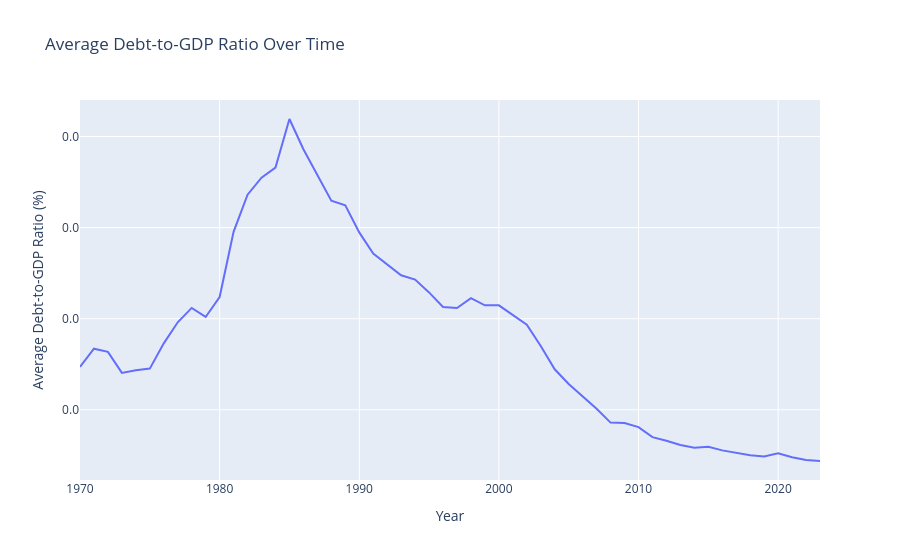

Notebook code cell kept with this figure:
### Markdown cell above
### 2. Groupby Debt-to-GDP Ratio

### Code cell
yearly = df.groupby("TIME_PERIOD")["Debt_to_GDP"].mean().reset_index()

fig2= px.line(
    yearly,
    x="TIME_PERIOD",
    y="Debt_to_GDP",
    title="Average Debt-to-GDP Ratio Over Time",
    labels={
        "TIME_PERIOD": "Year",
        "Debt_to_GDP": "Average Debt-to-GDP Ratio (%)"
    }
)

fig2.update_layout(
    yaxis_tickformat=".1f",
    xaxis_title="Year",
    
)

fig2.show()

### Figure 1 — Plotly figure (JSON) as saved in the notebook; plotly's stock layout.template omitted (floating-point values rounded to 4 significant figures)
{"data": [{"hovertemplate": "Year=%{x}<br>Average Debt-to-GDP Ratio (%)=%{y}<extra></extra>", "legendgroup": "", "line": {"color": "#636efa", "dash": "solid"}, "marker": {"symbol": "circle"}, "mode": "lines", "name": "", "orientation": "v", "showlegend": false, "type": "scatter", "x": [1970, 1971, 1972, 1973, 1974, 1975, 1976, 1977, 1978, 1979, 1980, 1981, 1982, 1983, 1984, 1985, 1986, 1987, 1988, 1989, 1990, 1991, 1992, 1993, 1994, 1995, 1996, 1997, 1998, 1999, 2000, 2001, 2002, 2003, 2004, 2005, 2006, 2007, 2008, 2009, 2010, 2011, 2012, 2013, 2014, 2015, 2016, 2017, 2018, 2019, 2020, 2021, 2022, 2023], "xaxis": "x", "y": [7.357e-07, 8.352e-07, 8.178e-07, 7.023e-07, 7.167e-07, 7.259e-07, 8.645e-07, 9.803e-07, 1.059e-06, 1.009e-06, 1.119e-06, 1.477e-06, 1.681e-06, 1.774e-06, 1.829e-06, 2.097e-06, 1.931e-06, 1.792e-06, 1.648e-06, 1.623e-06, 1.474e-06, 1.358e-06, 1.301e-06, 1.238e-06, 1.215e-06, 1.144e-06, 1.064e-06, 1.059e-06, 1.113e-06, 1.073e-06, 1.073e-06, 1.019e-06, 9.674e-07, 8.502e-07, 7.222e-07, 6.416e-07, 5.741e-07, 5.053e-07, 4.293e-07, 4.27e-07, 4.045e-07, 3.495e-07, 3.298e-07, 3.061e-07, 2.909e-07, 2.963e-07, 2.769e-07, 2.64e-07, 2.501e-07, 2.43e-07, 2.606e-07, 2.39e-07, 2.239e-07, 2.185e-07], "yaxis": "y"}], "layout": {"legend": {"tracegroupgap": 0}, "title": {"text": "Average Debt-to-GDP Ratio Over Time"}, "xaxis": {"anchor": "y", "domain": [0, 1], "title": {"text": "Year"}}, "yaxis": {"anchor": "x", "domain": [0, 1], "tickformat": ".1f", "title": {"text": "Average Debt-to-GDP Ratio (%)"}}}}
